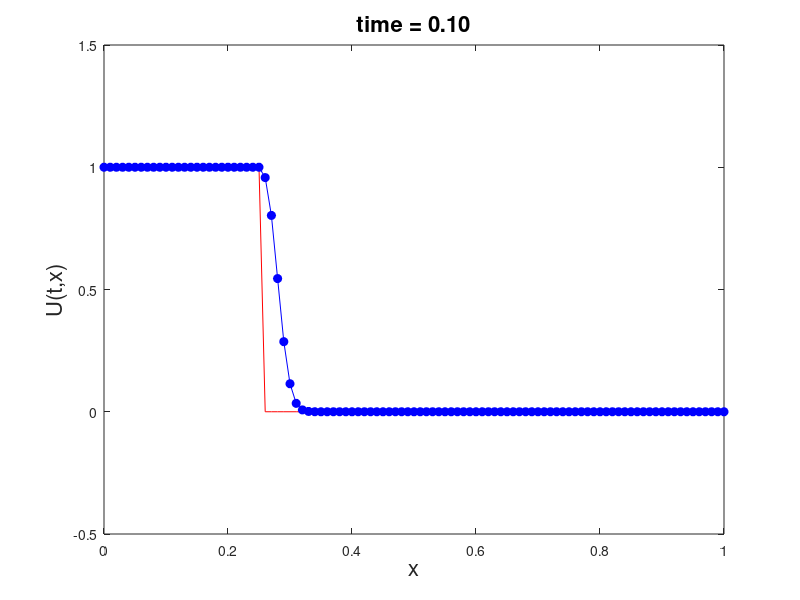

Reproduce this figure in MATLAB.
%CIR scheme - function 2
clc;
clear;
close all;
format long
%define variables
xmin = 0;
xmax = 1;
N = 100;
dt = 0.009;
t = 0;
tmax = 0.1;
C = 1;

%discretise the domain
dx = (xmax - xmin)/N;
x = xmin - dx : dx : xmax + dx;
index = 1;
for i = x
    if i <= 0.25
        u0(index) = 1.0;
        exact = u0;
    else
        u0(index) = 0.0;
        exact = u0;
    end
    index = index + 1;
end
u = u0;
un = u0;

lambda1 = 0.25;
lambda2 = 0.5;
lambda3 = 0.75;
lambda4 = 1.0;

%time loop
nsteps = tmax/dt;
for n = 1 : nsteps
 
    %calculate CIR scheme
    for i = 2:N+2
        un(i) = u(i) - lambda1*(u(i)-u(i-1));
    end
    %update
    t = t+dt;
    u = un;
    %plot
    plot(x,exact,'r-');
    hold on
    plot (x,u,'bo-','markerfacecolor','b');
    hold off
    axis([xmin,xmax,-0.5,1.5])
    xlabel('x','fontsize',16)
    ylabel('U(t,x)','fontsize',16)
    title(sprintf('time = %1.2f',t),'fontsize',16)
    shg
    pause(dt);
end
